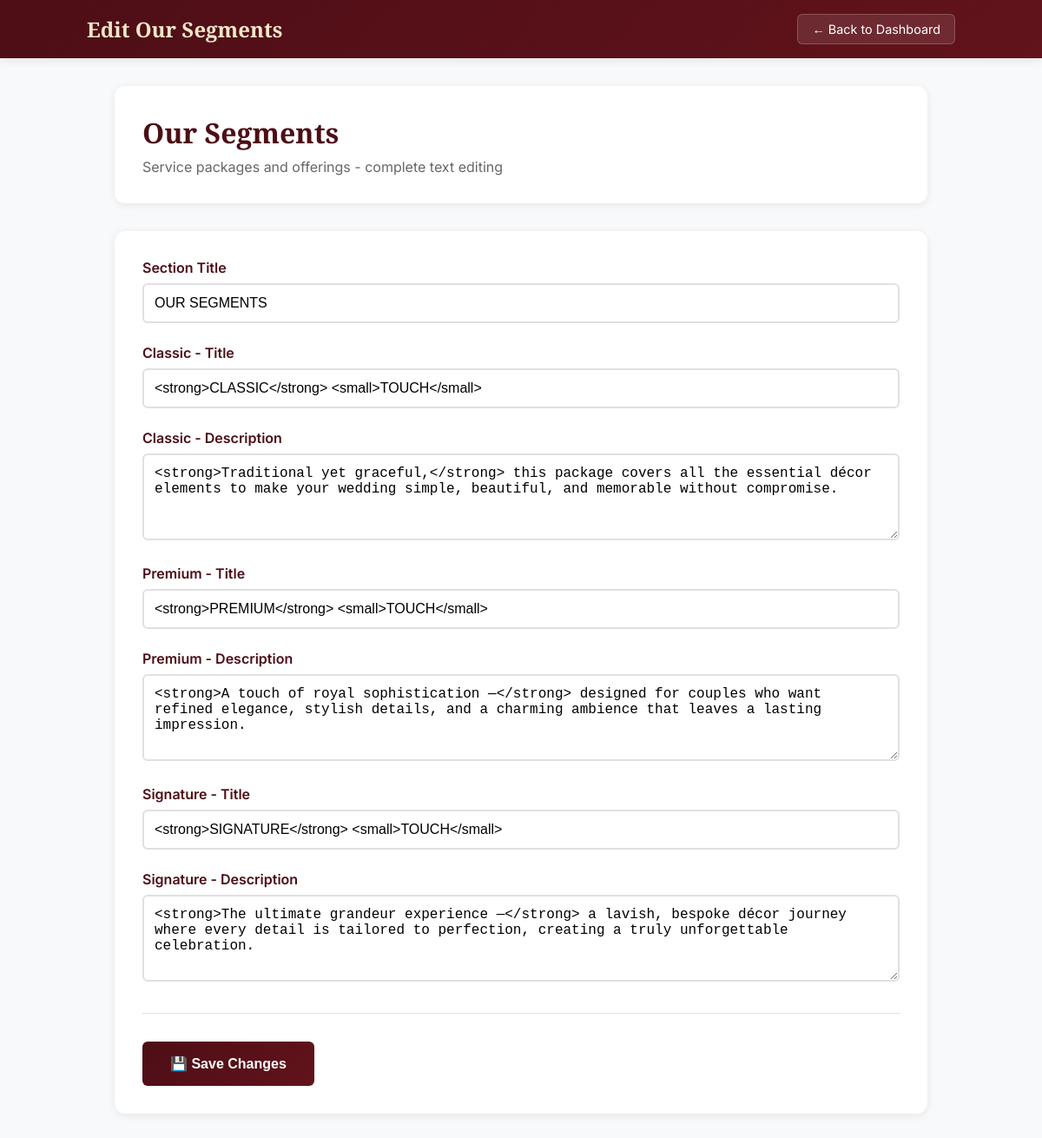
The page /admin/edit-section.php?section=segments (signed in) on the database as committed earlier.
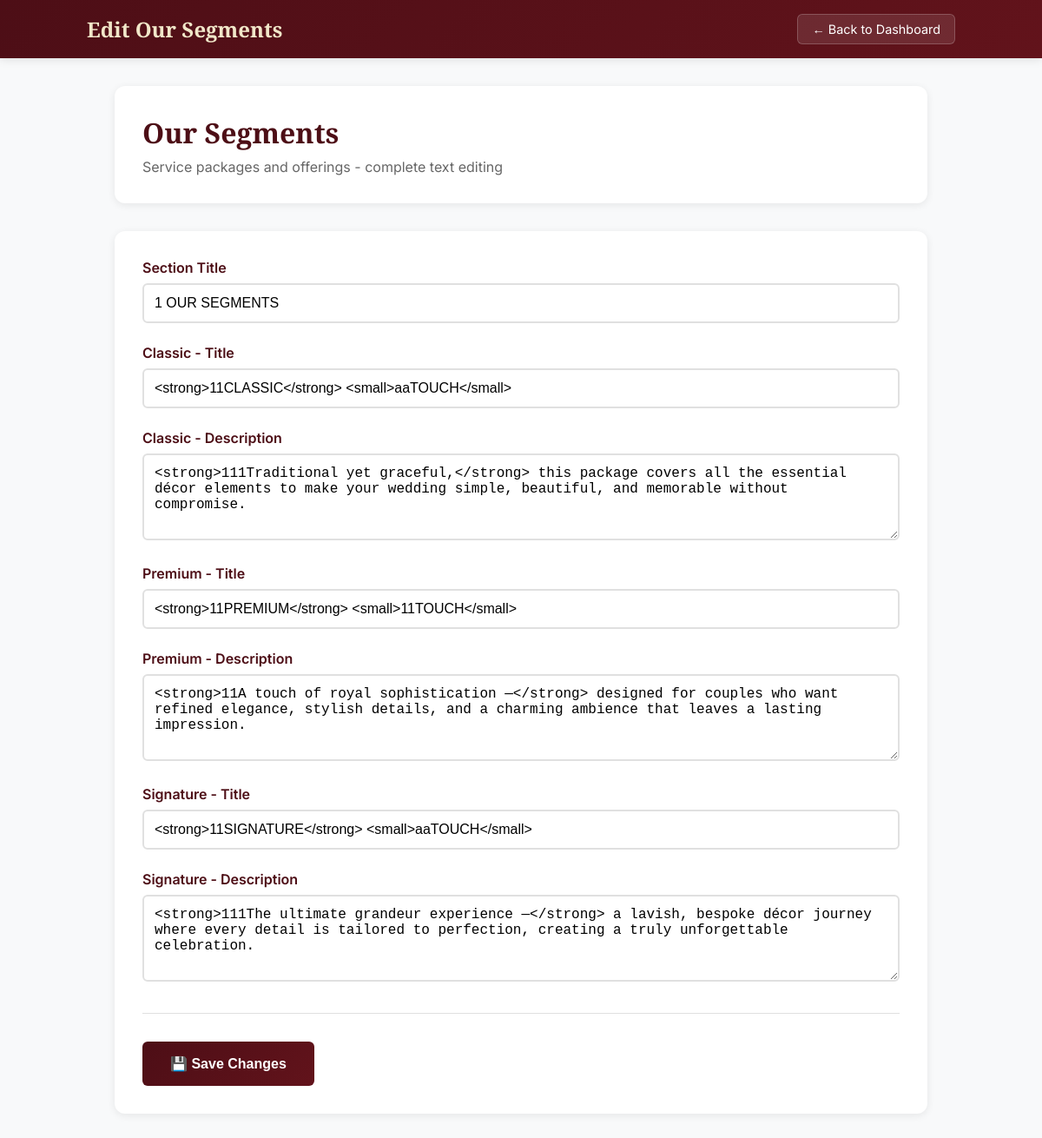
The same page on the database as committed later.
### tables this page shows
CREATE TABLE content_sections (
            id INTEGER PRIMARY KEY AUTOINCREMENT,
            section_name TEXT UNIQUE NOT NULL,
            content TEXT NOT NULL,
            updated_at TIMESTAMP DEFAULT CURRENT_TIMESTAMP,
            updated_by TEXT
        );

### admin/edit-section.php (the view, shortened to what this page needs)
<?php
$db = new Database();
$conn = $db->getConnection();
$section = $_GET['section'] ?? '';
try {
    $query = "SELECT content FROM content_sections WHERE section_name = ?";
    $stmt = $conn->prepare($query);
    $stmt->execute([$section]);
    $result = $stmt->fetch(PDO::FETCH_ASSOC);
    $current_content = $result ? json_decode($result['content'], true) : [];
} catch (Exception $e) {
    $current_content = [];
}
$config = $section_configs[$section];
?>
<!DOCTYPE html>
<html lang="en">
<head>
</head>
<body>
    <div class="header">
        <div class="header-content">
            <div class="logo">
                <h1>Edit <?php echo $config['title']; ?></h1>
            </div>
            <a href="dashboard.php" class="back-btn">← Back to Dashboard</a>
        </div>
    </div>
    <div class="container">
        <div class="section-header">
            <h2><?php echo $config['title']; ?></h2>
            <p><?php echo $config['description']; ?></p>
        </div>
        <div class="form-container">
            <form method="POST" enctype="multipart/form-data">
                <?php foreach ($config['fields'] as $field_name => $field_config): ?>
                    <div class="form-group">
                        <label><?php echo $field_config['label']; ?></label>
                        <?php if ($field_config['type'] === 'text' || $field_config['type'] === 'email'): ?>
                            <input type="<?php echo $field_config['type']; ?>"
                                   name="content[<?php echo $field_name; ?>]"
                                   value="<?php echo htmlspecialchars($current_content[$field_name] ?? ''); ?>">
                        <?php elseif ($field_config['type'] === 'textarea'): ?>
                            <textarea name="content[<?php echo $field_name; ?>]" rows="3"><?php echo htmlspecialchars($current_content[$field_name] ?? ''); ?></textarea>
                        <?php endif; ?>
                    </div>
                <?php endforeach; ?>
                <div class="form-actions">
                    <button type="submit" name="update_content" class="save-btn">
                        💾 Save Changes
                    </button>
                </div>
            </form>
        </div>
    </div>
</body>
</html>

### admin/edit-section.php (style rules this page uses)
* { box-sizing: border-box; }
body { margin: 0; font-family: Inter, system-ui, sans-serif; background: #f8f9fa; color: #333; }
.header { background: linear-gradient(135deg, #4d0e16 0%, #62131b 100%); color: white; padding: 1rem 2rem; box-shadow: 0 2px 10px rgba(0,0,0,0.1); }
.header-content { display: flex; justify-content: space-between; align-items: center; max-width: 1000px; margin: 0 auto; }
.logo h1 { font-family: "Playfair Display", serif; margin: 0; font-size: 1.5rem; color: #f1e7c9; }
.back-btn { background: rgba(255, 255, 255, 0.1); color: white; padding: 0.5rem 1rem; border: 1px solid rgba(255, 255, 255, 0.2); border-radius: 6px; text-decoration: none; font-size: 0.9rem; transition: all 0.3s ease; }
.container { max-width: 1000px; margin: 0 auto; padding: 2rem; }
.section-header { background: white; padding: 2rem; border-radius: 12px; box-shadow: 0 2px 10px rgba(0,0,0,0.08); margin-bottom: 2rem; }
.section-header h2 { font-family: "Playfair Display", serif; color: #4d0e16; margin: 0 0 0.5rem 0; font-size: 2rem; }
.section-header p { color: #666; margin: 0; }
.form-container { background: white; padding: 2rem; border-radius: 12px; box-shadow: 0 2px 10px rgba(0,0,0,0.08); }
.form-group { margin-bottom: 1.5rem; }
label { display: block; margin-bottom: 0.5rem; font-weight: 600; color: #4d0e16; }
input[type="text"], input[type="email"], textarea { width: 100%; padding: 0.75rem; border: 2px solid #e0e0e0; border-radius: 6px; font-size: 1rem; transition: border-color 0.3s ease; }
textarea { min-height: 100px; resize: vertical; }
.form-actions { display: flex; gap: 1rem; margin-top: 2rem; padding-top: 2rem; border-top: 1px solid #e0e0e0; }
.save-btn { background: linear-gradient(135deg, #4d0e16 0%, #62131b 100%); color: white; padding: 1rem 2rem; border: none; border-radius: 6px; font-size: 1rem; font-weight: 600; cursor: pointer; transition: all 0.3s ease; }

Rows that differ between the two databases and show on the page:
removed content_sections: content "OUR SEGMENTS", content "<strong>CLASSIC</strong> <small>TOUCH</small>", content "<strong>Traditional yet graceful,</strong> this package covers all the essential décor elements to make your wedding simple, beautiful, and memorable without compromise.", content "<strong>PREMIUM</strong> <small>TOUCH</small>", content "<strong>A touch of royal sophistication —</strong> designed for couples who want refined elegance, stylish details, and a charming ambience that leaves a lasting impression.", content "<strong>SIGNATURE</strong> <small>TOUCH</small>", content "<strong>The ultimate grandeur experience —</strong> a lavish, bespoke décor journey where every detail is tailored to perfection, creating a truly unforgettable celebration."
added content_sections: content "1 OUR SEGMENTS", content "<strong>11CLASSIC</strong> <small>aaTOUCH</small>", content "<strong>111Traditional yet graceful,</strong> this package covers all the essential décor elements to make your wedding simple, beautiful, and memorable without compromise.", content "<strong>11PREMIUM</strong> <small>11TOUCH</small>", content "<strong>11A touch of royal sophistication —</strong> designed for couples who want refined elegance, stylish details, and a charming ambience that leaves a lasting impression.", content "<strong>11SIGNATURE</strong> <small>aaTOUCH</small>", content "<strong>111The ultimate grandeur experience —</strong> a lavish, bespoke décor journey where every detail is tailored to perfection, creating a truly unforgettable celebration."
